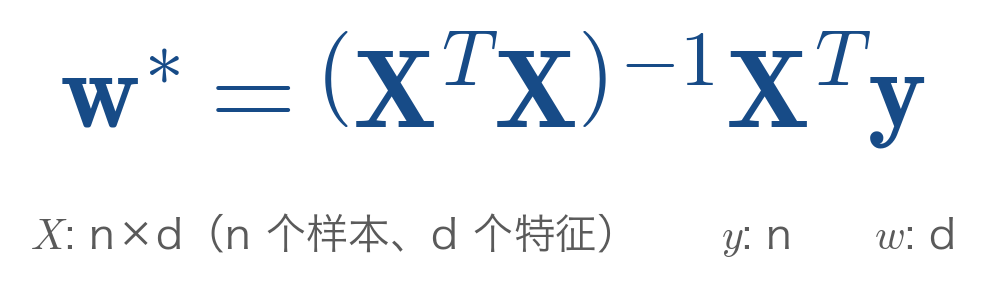

Write Python code to recreate this figure.
# 第 3 讲公式图：正规方程（矩阵形式）+ 维度标注
# 数值验证：用两个教学点 (1,3)、(3,7) 代入正规方程，应解得 w* = [1, 2]
# （即直线 y = 2x + 1 恰好穿过两点，与 ch3-normal-eq.py 同一教学数据）
from pathlib import Path

import matplotlib
matplotlib.use("Agg")
import matplotlib.pyplot as plt
import numpy as np

plt.rcParams["mathtext.fontset"] = "cm"
# 中文字体：macOS PingFang SC + 回退链（照抄 ch3-normal-eq.py）
plt.rcParams["font.sans-serif"] = ["PingFang SC", "Hiragino Sans GB", "Microsoft YaHei",
                                   "Arial Unicode MS", "DejaVu Sans"]
plt.rcParams["axes.unicode_minus"] = False

BLUE = "#174b87"   # 与课件 .equation 同色
GRAY = "#5a5a5a"

# ---- 数值验证：正规方程在两点数据上解出 y = 2x + 1 ----
X = np.array([[1.0, 1.0],
              [1.0, 3.0]])   # 设计矩阵，列 = [截距, x]
y = np.array([3.0, 7.0])
w_star = np.linalg.inv(X.T @ X) @ X.T @ y
assert np.allclose(w_star, [1.0, 2.0], atol=1e-10), f"正规方程解异常: {w_star}"
print("数值验证通过: w* =", w_star, "（直线 y = 2x + 1 过点 (1,3) 与 (3,7)）")

tex_main = r"$\mathbf{w}^{*} = \left(\mathbf{X}^{T}\mathbf{X}\right)^{-1}\mathbf{X}^{T}\mathbf{y}$"

fig = plt.figure(figsize=(12, 1.8))
# 主公式（大号，居中偏上）
fig.text(0.5, 0.60, tex_main, ha="center", va="center", fontsize=40, color=BLUE)
# 下方维度标注行（小号灰色，普通文本 + 少量 mathtext）
fig.text(0.5, 0.20,
         r"$X$: n×d（n 个样本、d 个特征）　　$y$: n　　$w$: d",
         ha="center", va="center", fontsize=15, color=GRAY)

out = Path(__file__).with_name("eq-normal-matrix.png")
fig.savefig(out, dpi=200, facecolor="white", bbox_inches="tight", pad_inches=0.15)
print("saved:", out)
